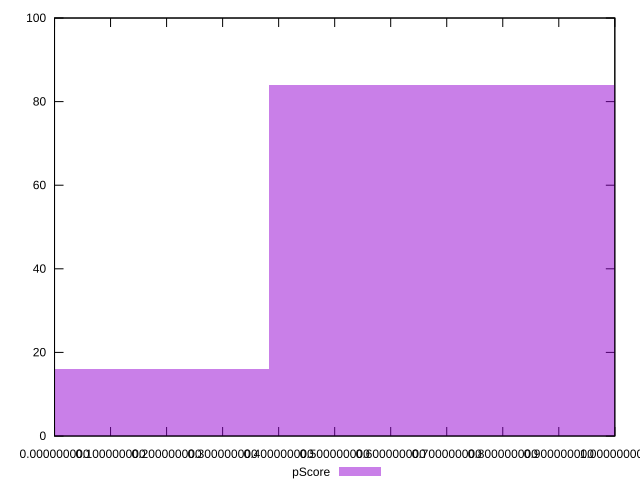

Recreate this plot in gnuplot.
reset

$pScore <<EOF
0.7649478168057494 84
0 16
EOF

set key outside below
set boxwidth 0.7649478168057494
set xrange [6.605644753410189e-9:0.9999993380488856]
set yrange [0:100]
set trange [0:100]
set style fill transparent solid 0.5 noborder
set terminal svg size 640, 490 enhanced background rgb 'white'
set output "report_00014_2021-02-09T15:56:05.503Z/estimated-input-latency/samples/pages+cached+noadtech+nomedia+nocss/pScore/histogram.svg"

plot $pScore title "pScore" with boxes

reset
